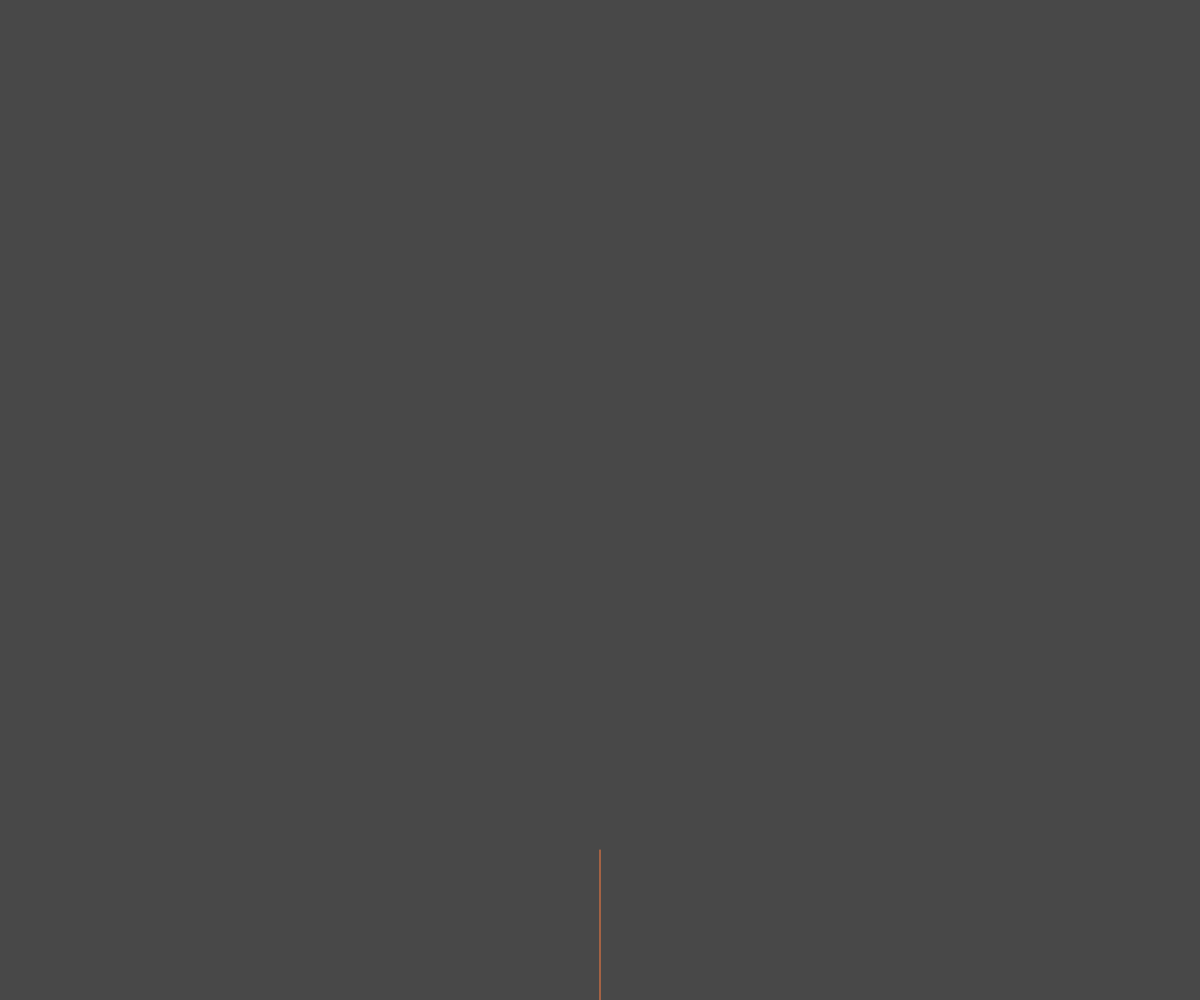
Frame 1 (no input)
Frame 60 (no input): identical to frame 1, image omitted
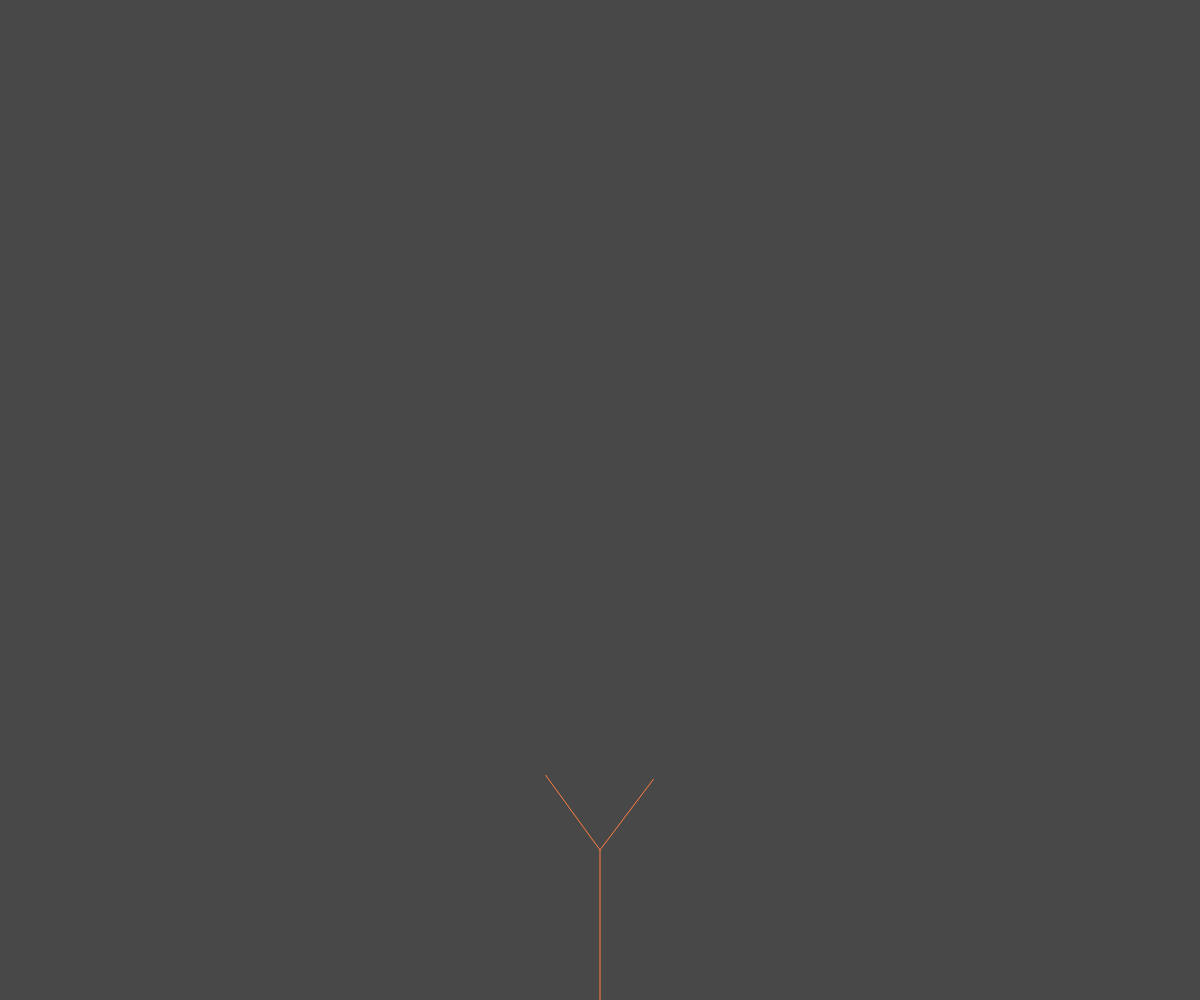
Frame 120 (the mouse pressed at the canvas centre since frame 60)

The p5.js sketch that drew these frames (run headless with seeded random() and noise() and a simulated clock; from frame 60 on, the mouse is pressed at the canvas centre):

// p5.js sketch
// ── sketch.js
var tree = [];
var leaves = [];

var count = 0;

function setup() {
    createCanvas(windowWidth, windowHeight);
    var a = createVector(width/2, height);
    var b = createVector(width/2, height-150);
    root = new Branch(a, b);
    
    tree[0] = root;
}

function mousePressed() { //Tryk mouse1 for progress
    for (var i = tree.length-1; i >= 0; i--) {
        if (!tree[i].finished) {
        tree.push(tree[i].branchA());
        tree.push(tree[i].branchB());
    }
        tree[i].finished = true;
    }
count++;
    
    if (count === 9) { //Blade dukker op ved 9. klik (9 led)
        for (var i = 0; i < tree.length; i++) {
                if (!tree[i].finished) { //Grene vises kun én gang
                var leaf = tree[i].end.copy(); //Blade
                    leaves.push(leaf);
      }
    }
}
}
function draw() {
    background(72);
    
for (var i = 0; i < tree.length; i++) {
    tree[i].show();
    }
    
for (var i = 0; i < leaves.length; i++) {
    fill(random(0,50),random(100,255),0,40);
    noStroke();
    ellipse(leaves[i].x, leaves[i].y, random(28,32), random(26,34));
}   
}
// ── branch.js
function Branch(begin, end) {
    this.begin = begin;
    this.end = end;
    this.finished = false;
    
    this.jitter = function() {
        this.end.x += random(-1,1);
        this.end.y += random(-1,1);
    }
    
    this.show = function() {
        stroke(255,125,65);
        line(this.begin.x, this.begin.y, this.end.x, this.end.y);
    }
    
this.branchA = function() { //HØJRE led
    var dir = p5.Vector.sub(this.end, this.begin);
    dir.rotate(PI/random(2,6)); //Grenenes rotation
    dir.mult(random(0.55,0.74)); //De genererede grenes længde (tilfældige, mere ægte)
    var newEnd = p5.Vector.add(this.end, dir);
    var b = new Branch(this.end, newEnd);
    return b;
}

this.branchB = function() { //VENSTRE led
    var dir = p5.Vector.sub(this.end, this.begin);
    dir.rotate(-PI/random(2,6));
    dir.mult(random(0.55,0.74));
    var newEnd = p5.Vector.add(this.end, dir);
    var b = new Branch(this.end, newEnd);
    return b;
}
}
